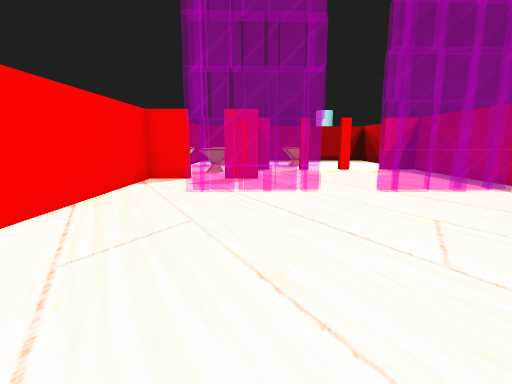
[1] (above)

17 first-person views from a walk through a 3-D level made in the Unity game engine. The camera is 1.2 m above the floor, tilts 10° down and sees 85° across. The floor is counted in squares, 0.64 m on a side. Each view is taken from the middle of a square. On the plan, view 1 faces up. The plan holds only what a view shows up to about 16 squares ahead; the rest is blank. The place goes on beyond the plan. The player character is not drawn. Some animated figures are left out. Door leaves are left out, so doorways stand open. Some surface patterns are stand-ins.

[2]
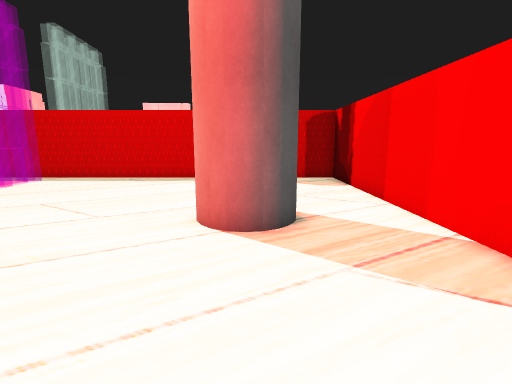

[3]
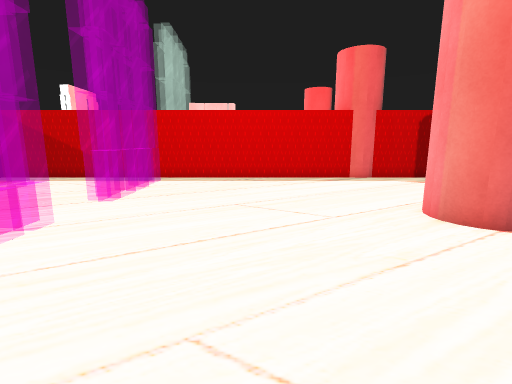

[4]
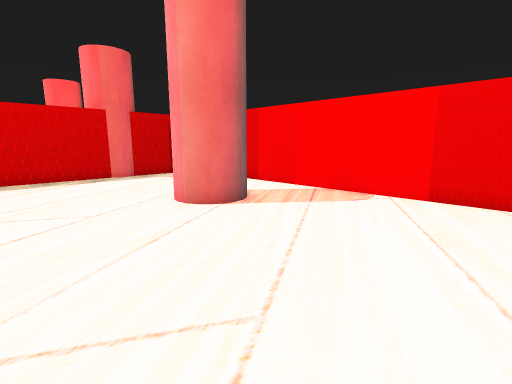

[5]
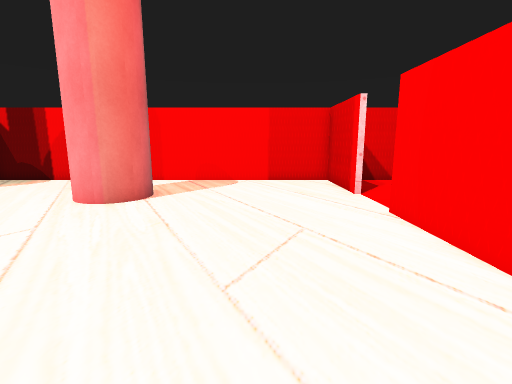

[6]
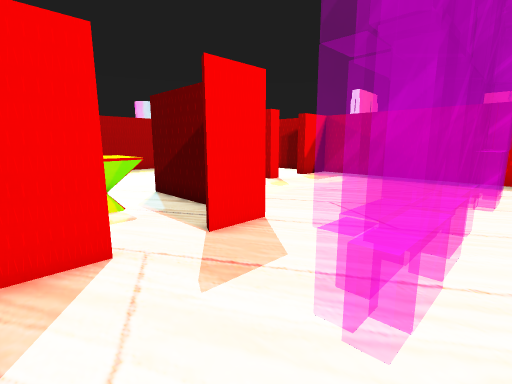

[7]
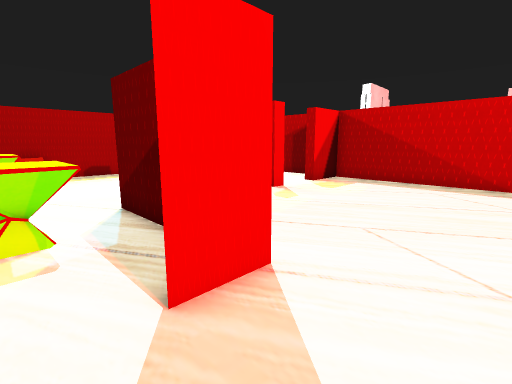

[8]
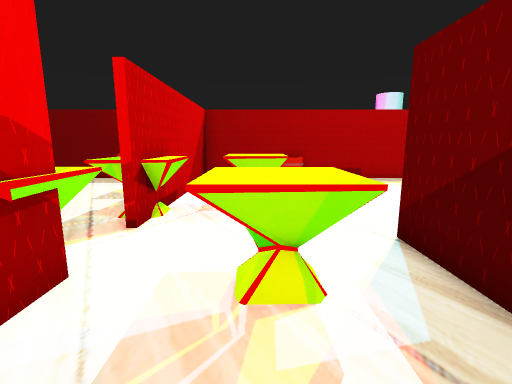

[9]
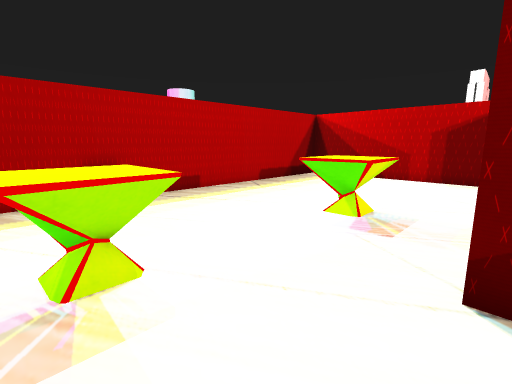

[10]
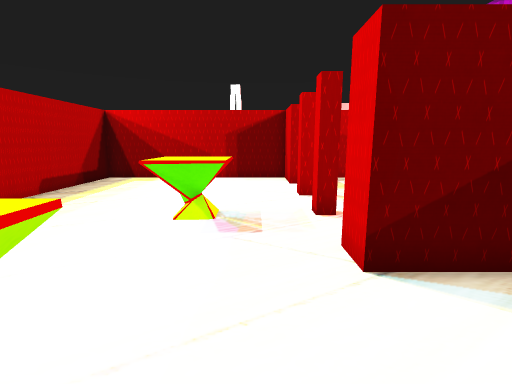

[11]
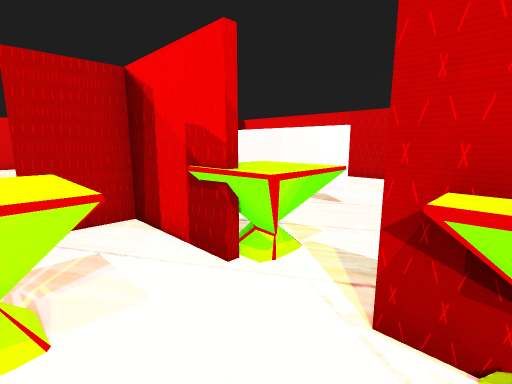

[12]
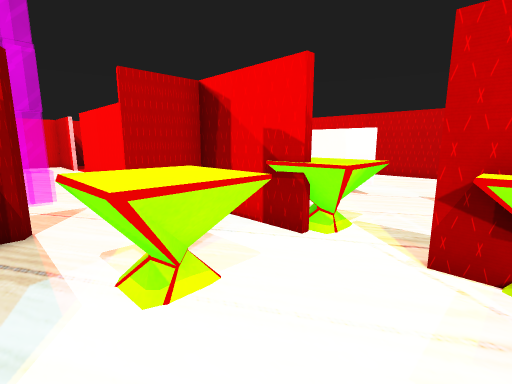

[13]
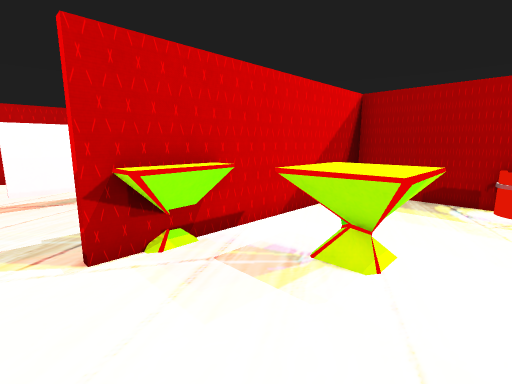

[14]
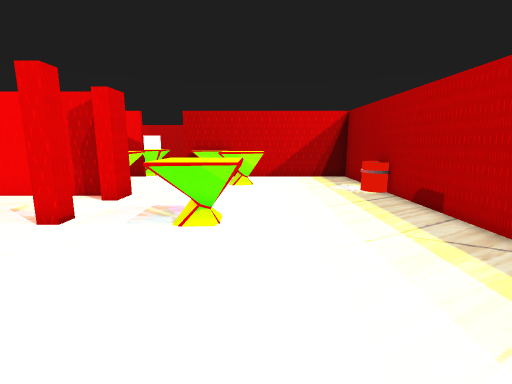

[15]
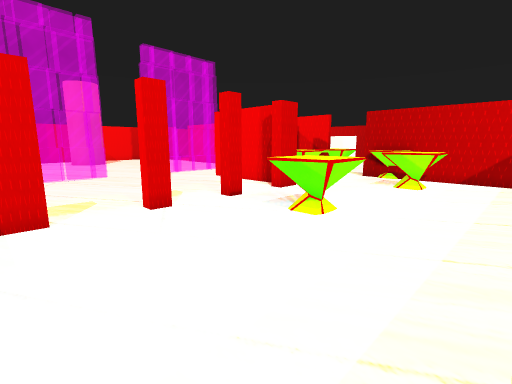

[16]
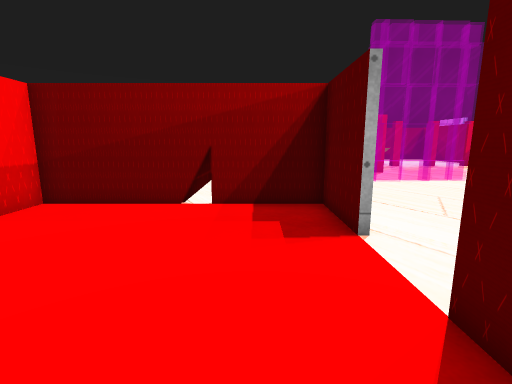

[17]
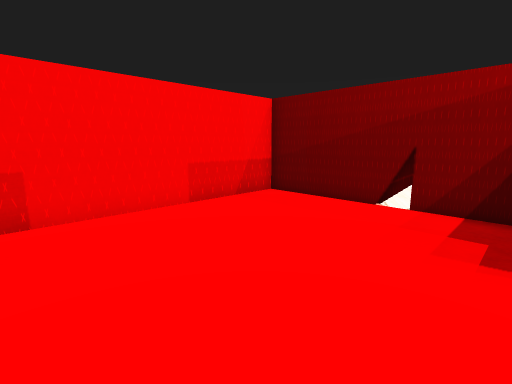

### Floor plan
Key: @ floor where view 1 was taken; # wall or solid block; . floor; D open door; = window, fence, low wall or low ledge; T table; B barrel; O other object.
Columns run from 16 left of view 1 to 11 right of it. Each row starts with its distance up from view 1.
 30   #####   ##################
 29      ..   #....B...........#
 28      ...  #................#
 27       ..  #................#
 26       ..  O................#
 25        .  #.TTT....TT......#
 24        ...# TTT...TTT......#
 23        .. TTTTT...TTT......#
 22    ..#...TTT...............#
 21    ..#....# ...............#
 20    ......TT..TT.#.....#...##
 19 ........ TT.TTT.#..........#
 18 ........ TT.TTT.#..........#
 17 .....#....#.....#..........#
 16 .. ..#    #.....#..........#
 15      #    ###..##..........#
 14      #    #................#
 13      #    #................#
 12           #...=====..======#
 11           #..=======.======#
 10           #................#
  9           #................#
  8           #................#
  7       .   #................#
  6  ######D###................#
  5  #.....D..#................#
  4  #.....D..#................#
  3  #.....D..#................#
  2  #.....D...................#
  1  #................###......#
  0  #..............@.## ......#
 -1  #........#.......## ......#
 -2  #........#................#
 -3  #........#................#
 -4        #####################

Positions as (right, up) in squares from view 1, and headings:
1: (0, 0), facing up
2: (-4, 0), facing right
3: (-4, 6), facing right
4: (-5, 6), facing down-right
5: (-2, 10), facing down
6: (-5, 10), facing up-right
7: (-3, 12), facing up-right
8: (-3, 15), facing up
9: (-4, 20), facing up-right
10: (-4, 22), facing right
11: (-3, 22), facing down-left
12: (-1, 22), facing down-left
13: (-1, 20), facing up-left
14: (10, 25), facing left
15: (10, 28), facing down-left
16: (-8, -3), facing up
17: (-7, -3), facing up-left
